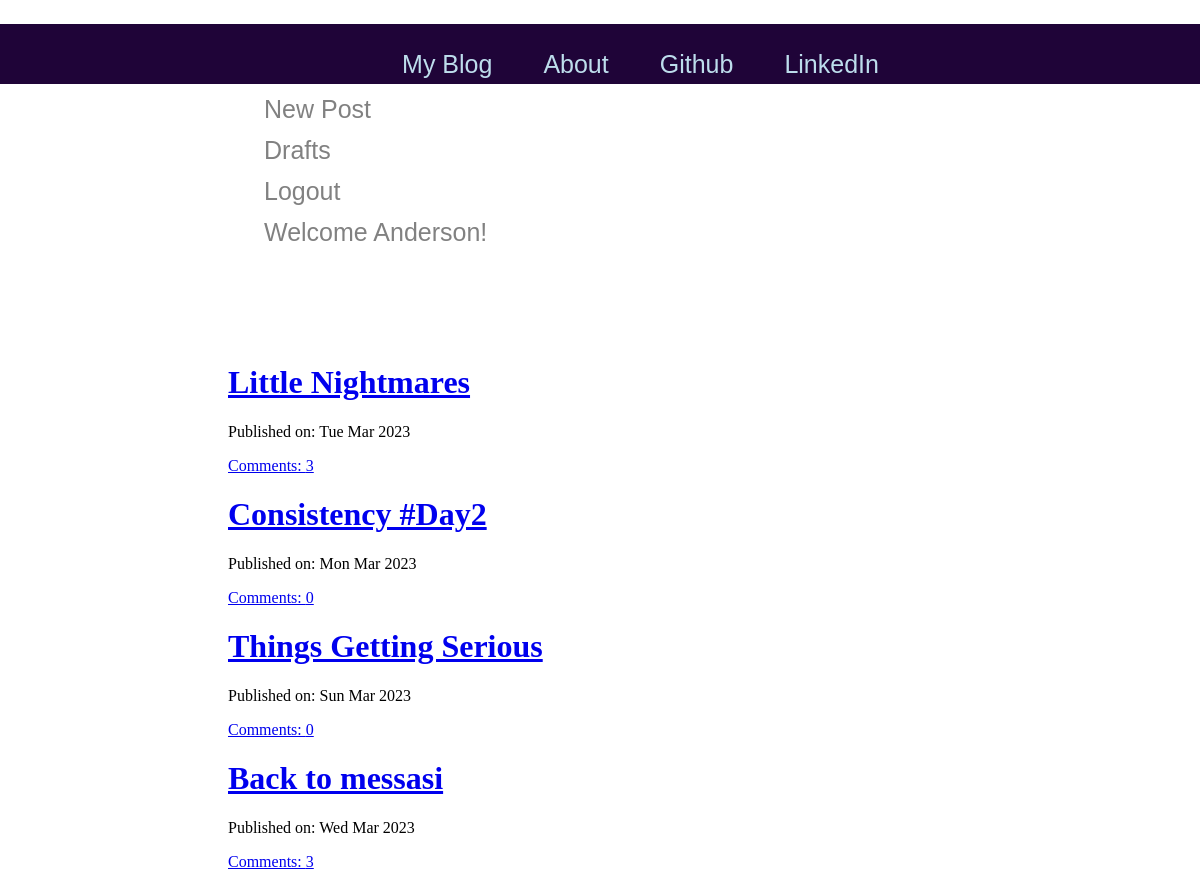
The page / (signed in) on the database its author committed.
### blog/models.py (models this page shows, shortened)
class Post(models.Model):
    author = models.ForeignKey('auth.User',on_delete=models.CASCADE)
    title = models.CharField(max_length=200)
    text = models.TextField()
    created_date = models.DateTimeField(default=timezone.now) #setting the creation time of the post to the current time
    published_date = models.DateTimeField(blank=True , null=True) #can be blank and even null at creation and even later
    def approve_comments(self):
        return self.comments.filter( approved_comment = True )

### blog/views.py (the view)
# urls.py: path('',blogViews.PostListView.as_view(),name='post_list'),
class PostListView(ListView):
    model = Post
    def get_queryset(self):
        return Post.objects.filter(published_date__lte=timezone.now())  .order_by('-published_date') #descending order

### blog/Templates/blog/post_list.html
{% extends 'blog/base.html' %}
{% block content %}
    <div class='centerstage'>
        {% for post in post_list %}
            <div class='post'>
                <h1><a href="{% url 'post_detail' pk=post.pk %}">{{ post.title }}</a></h1>
                <div class='date'>
                    <p>Published on: {{post.published_date|date:"D M Y"}}</p>
                </div>
                <a href="{% url 'post_detail' pk=post.pk %}">Comments: {{post.approve_comments.count}}</a>
            </div>
        {% endfor %}
    </div>
{% endblock %}

### blog/Templates/blog/base.html (shortened to what this page needs)
{% load static%}
<!DOCTYPE html>
<html>
<head>
</head>
<body>
    <nav class="techfont custom-navbar">
        <div class="container">
            <ul class="navbar">
                <li><a class="navbar-bigbrand" href="{% url 'post_list' %}">My Blog</a></li>
                <li><a href="{% url 'about' %}">About</a></li>
                <li><a href="/">Github</a></li>
                <li><a href="/">LinkedIn</a></li>
            </ul>
            <ul class='navbar-right'>
                {% if user.is_authenticated %}
                    <li>
                        <a href="{% url 'post_new' %}">New Post</a>
                    </li>
                    <li>
                        <a href="{% url 'post_draft_list' %}">Drafts</a>
                    </li>
                    <li>
                        <a href="{% url 'logout' %}">Logout</a>
                    </li>
                    <li>
                        <a>Welcome {{user.username}}!</a>
                    </li>
                {% else %}
                    <li>
                        <a class="navbar-bar" href="{% url 'login' %}">Login</a>
                    </li>
                {% endif %}
        </div>
    </nav>
    <div class="blog_posts">
        {% block content %}
        {% endblock %}
    </div>
</body>
</html>

### blog/Templates/blog/base.html (style rules this page uses)
.navbar { height:40px; width:100%; position: fixed; z-index:1; top:0; left:0; background-color:#1F0438; overflow-x: :hidden; padding-top:20px; display: flex; justify-content: center; align-items: center; list-style: none; }
.navbar a { padding: 6px 15px 6px 16px; text-decoration: none; font-size: 25px; color: #BDDDEC; display:block; margin: 0 10px; }
.navbar-right { margin-left:120px; padding: 65px 100px; list-style: none; }
.navbar-right a { padding: 6px 0px 6px 16px; text-decoration: none; font-size: 25px; color: #818181; display:block; margin: 0 10px; }
.navbar-right li { margin: 0 10px; }
.techfont { font-family: 'Franklin Gothic Medium', 'Arial Narrow', Arial, sans-serif; font-size: 1.5em; margin-bottom: 10px; }
.blog_posts { margin-left:120px; padding: 1px 100px; }
.navbar-bigbrand { font-size: 1.5em; }
.centerstage { margin-left: auto; margin-right: auto; }

### rows shown on the page
Post: title "Little Nightmares", published_date "Tue Mar 2023", approve_comments.count "3"
Post: title "Consistency #Day2", published_date "Mon Mar 2023", approve_comments.count "0"
Post: title "Things Getting Serious", published_date "Sun Mar 2023", approve_comments.count "0"
Post: title "Back to messasi", published_date "Wed Mar 2023", approve_comments.count "3"

### other values the page prints
{{ user.username }} "Anderson"
